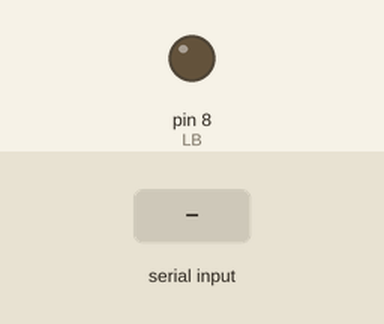
This sketch was run on a simulated Arduino Uno, built with avr-gcc and run on an emulated ATmega328P. Shown: output pins drawn as LEDs (lit = HIGH). Dashed ring = blinking. The test bench sets the inputs (shaded band). What the sketch prints to the serial monitor is not drawn.

Above: at 1.2 s.
1.3 s: "1" received over Serial
At 2.1 s:
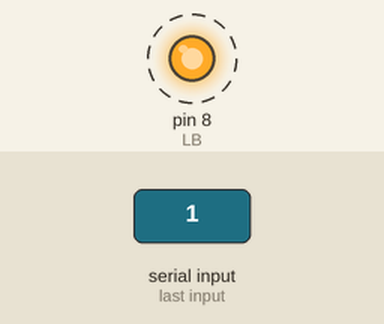
Timing chart, 0 to 5.8 s (numbered marks = the images above; inputs shaded):
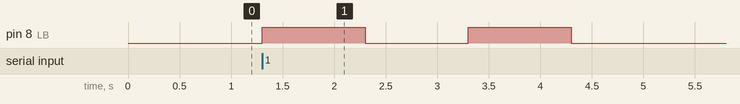

Measured:
- after the input at 1.3 s, pin 8 (LB): alternates HIGH for 1.0 s and LOW for 1.0 s, 4 changes in all, then stays LOW, starting at once

The sketch:

model__-B.ino
```cpp
int LB = 8;
int counter = 0;
char val = '0';

void setup(){
  Serial.begin(9600);

  pinMode(LB,OUTPUT);
}

void loop(){
  while(Serial.available() == 0){}
  val = Serial.read();
  if (val == '1'){
    counter = 2;
    while (counter > 0){
      digitalWrite(LB,HIGH);
      delay (1000);
      digitalWrite(LB,LOW);
      delay (1000);
      counter -= 1;
    }
  }
  else if (val == '2'){
    counter = 3;
    while (counter > 0){
      digitalWrite(LB,HIGH);
      delay (1000);
      digitalWrite(LB,LOW);
      delay (1000);
      counter -= 1;
    }
  }
  else{//エラー時
    digitalWrite(LB,HIGH);
    delay (2000);
    digitalWrite(LB,LOW);
  }
  while(Serial.available() != 0){Serial.read();}
  Serial.print('F');
  digitalWrite(LB,LOW);
}
```
